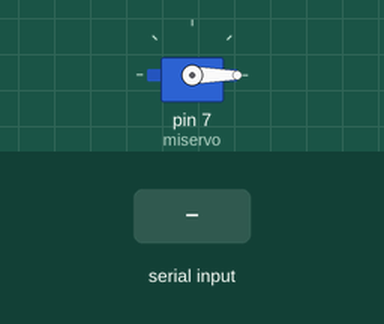
The sketch below on a simulated Arduino Uno, built with avr-gcc and run on an emulated ATmega328P. Shown: servo. The inputs (shaded band) are chosen by the test bench.

Above: at 1.2 s.
1.3 s: byte 30 received over Serial
At 1.7 s:
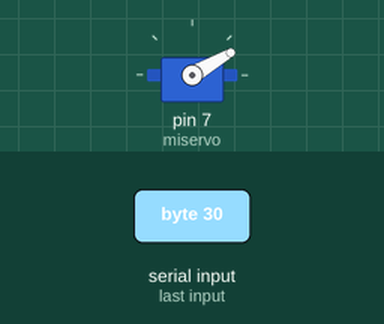
2.8 s: byte 90 received over Serial
At 4.0 s:
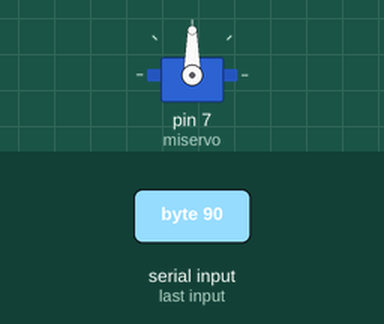
4.3 s: byte 120 received over Serial
At 5.2 s:
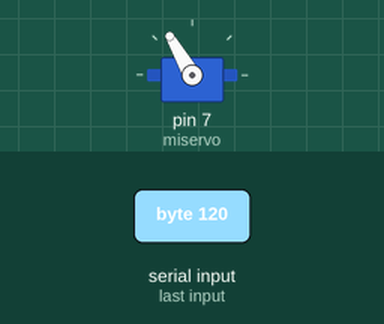
Timing chart, 0 to 7.3 s (numbered marks = the images above; inputs shaded):
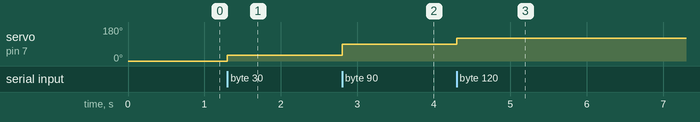

Measured:
- after the input at 1.3 s, servo on pin 7 (miservo): 0° → 30° at once
- after the input at 2.8 s, servo on pin 7 (miservo): 30° → 90° at once
- after the input at 4.3 s, servo on pin 7 (miservo): 90° → 120° at once

The sketch:

servo_arduino.ino
```cpp
#include <Servo.h>


Servo miservo;// crea un objeto tipo servo para controlar el servo
int pos = 0; // variable para almacenar la posición del servo

void setup() {
  miservo.attach(7);// En EduBasica el servo se conecta al pin 7
  Serial.begin(9600);
  miservo.write(0); //llevamos al servomotor a 0 grados
}

void loop()
{

  if (Serial.available() > 0) {//si recibimos datos de processing
    int dato = Serial.read(); //asignamos a dato lo leido por el puerto serie
    miservo.write (dato);//envia al servomotor los grados estipulados en processing
    delay (50);
  }

}
```
